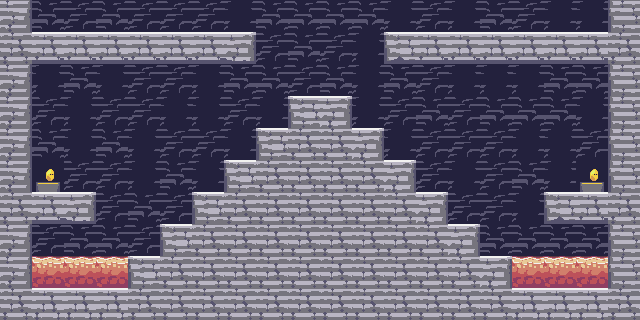

Below is a game level as drawn by its tile map, then a one-line description and the .tmx file that defines it, in full:
An orthogonal 20x10 tile map with 32x32 px tiles, 1 tile layer (Tile Layer 1).

<map version="1.0" tiledversion="2017.11.22" orientation="orthogonal" renderorder="right-down" width="20" height="10" tilewidth="32" tileheight="32" infinite="0" nextobjectid="1">
 <tileset firstgid="1" source="tiletest.tsx" />
 <layer name="Tile Layer 1" width="20" height="10">
  <data encoding="csv">
14,173,133,173,133,133,133,134,173,173,173,173,134,133,134,173,133,134,134,12,
13,138,138,138,138,138,138,139,133,173,133,134,137,138,138,138,138,138,138,13,
14,134,173,134,133,133,134,173,173,133,173,134,173,133,134,134,134,173,173,12,
14,133,134,133,133,134,134,133,134,54,56,134,133,173,133,173,173,173,134,12,
14,173,134,173,134,133,133,134,54,13,13,56,134,133,133,133,134,134,133,12,
14,522,133,133,134,173,134,54,13,13,13,13,56,133,134,133,173,134,522,12,
13,138,139,133,173,133,54,13,13,13,13,13,13,56,133,133,134,137,138,13,
14,133,173,173,133,54,13,13,13,13,13,13,13,13,56,173,173,173,173,12,
14,122,122,122,54,13,13,13,13,13,13,13,13,13,13,56,122,122,122,12,
13,55,55,55,13,13,13,13,13,13,13,13,13,13,13,13,55,55,55,13
</data>
 </layer>
</map>
